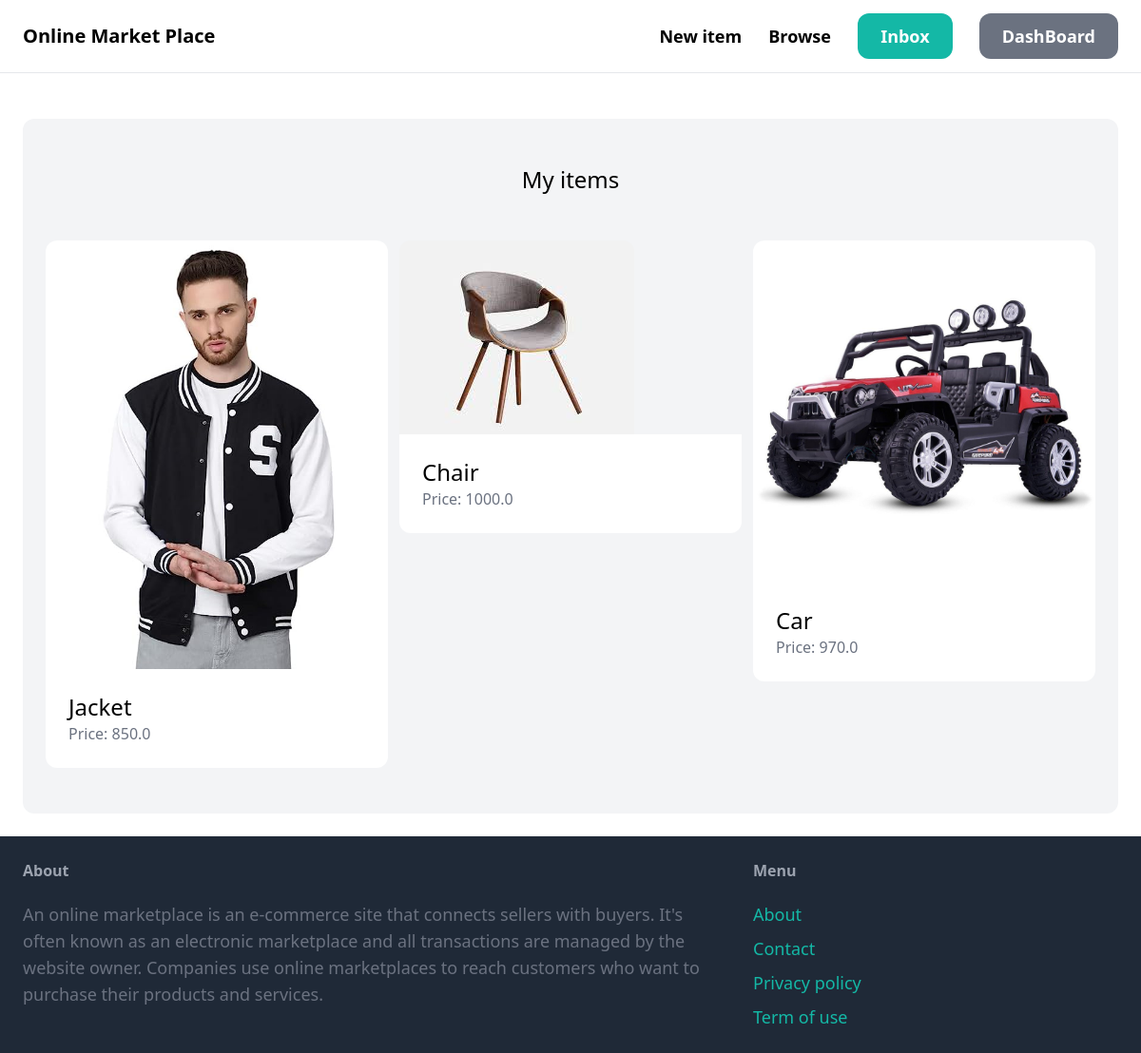
The page /dashboard/ (signed in) on the database its author committed.
### item/models.py (models this page shows, shortened)
class Item(models.Model):
    category = models.ForeignKey(Category, related_name='items', on_delete=models.CASCADE)
    name = models.CharField(max_length=255)
    description = models.TextField(blank=True, null=True)
    price = models.FloatField()
    image = models.ImageField(upload_to='item_images', blank=True, null=True)
    is_sold = models.BooleanField(default=False)
    created_by = models.ForeignKey(User, related_name='items', on_delete=models.CASCADE)
    created_at = models.DateTimeField(auto_now_add=True)

### dashboard/views.py (the view)
# urls.py: path('',views.index,name="index"),
@login_required
def index(request):
    items = Item.objects.filter(created_by=request.user)
    return render(request, 'dashboard/index.html', {
        'items': items,
    })

### dashboard/templates/dashboard/index.html (shortened to what this page needs)
{% extends 'core/base.html' %}
{% block content %}
<div class="mt-6 px-6 py-12 bg-gray-100 rounded-xl">
    <h2 class="mb-12 text-2xl text-center">My items</h2>
    <div class="grid grid-cols-3 gap-3">
        {% for item in items %}
            <div>
                <a href="{% url 'item:detail' item.id %}">
                    <div>
                        <img src="{{ item.image.url }}" class="rounded-t-xl">
                    </div>
                    <div class="p-6 bg-white rounded-b-xl">
                        <h2 class="text-2xl">{{ item.name }}</h2>
                        <p class="text-gray-500">Price: {{ item.price }}</p>
                    </div>
                </a>
            </div>
        {% endfor %}
    </div>
</div>
{% endblock %}

### rows shown on the page
Item: image (picture), name "Jacket", price "850.0"
Item: image (picture), name "Chair", price "1000.0"
Item: image (picture), name "Car", price "970.0"
